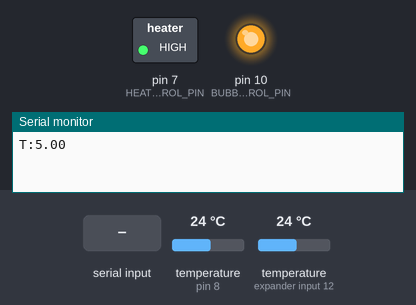
Bench run of a sketch on a simulated Arduino Uno, built with avr-gcc and run on an emulated ATmega328P. Shown: switched loads named in the sketch (green lamp = pin HIGH), output pins drawn as LEDs (lit = HIGH), the last lines printed to the serial monitor. The test bench sets the inputs (shaded band); at power-on: temperature (sensors on pin 8, expander input 12) 24 °C.

Above: at 1.2 s.
1.3 s: "CMD:BUBBLES_ON\n" received over Serial
At 2.4 s:
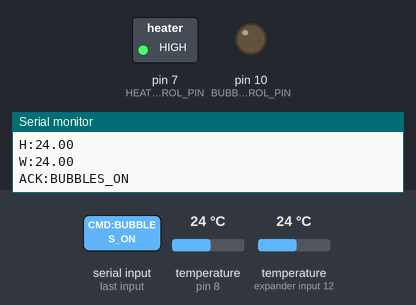
5.2 s: "CMD:BUBBLES_OFF\n" received over Serial
At 6.6 s:
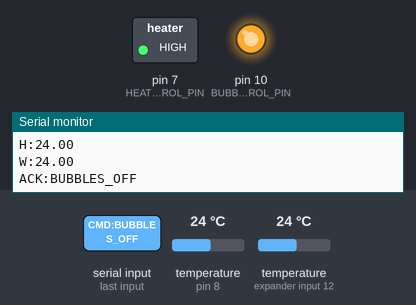
Timing chart, 0 to 8.2 s (numbered marks = the images above; inputs shaded):
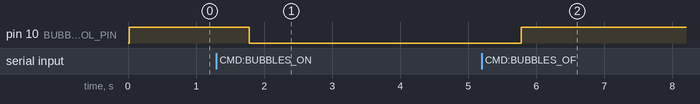

The sketch:

jacuzziArduinoUnoComm.ino
```cpp
#include <OneWire.h>
#include <DallasTemperature.h>
#include <EEPROM.h>

const int temperatureSensorsPin = 8;
OneWire oneWire(temperatureSensorsPin);
DallasTemperature sensors(&oneWire);

// Hard-coded sensor addresses
DeviceAddress heaterSensor = {0x28, 0x5A, 0x2E, 0x57, 0x00, 0x00, 0x00, 0xFB}; // Sensor 0 (Heater)
DeviceAddress waterSensor  = {0x28, 0x17, 0x9D, 0x57, 0x00, 0x00, 0x00, 0xC5}; // Sensor 1 (Water)

unsigned long previousMillis = 0;
const unsigned long interval = 1000;

const int HEATER_CONTROL_PIN = 7;
const float SAFETY_MAX_TEMP = 55.0;
bool heaterEnabled = false;
const int BUBBLES_CONTROL_PIN = 10;
bool bubblesEnabled = false;

float heaterTemp = 0;
float waterTemp = 0;
bool heaterInvalidTemperature = false;

const int TARGET_TEMP_ADDR = 0;
float targetTemp = 5.0;

// Define temperature bounds and heater switch interval
const float MIN_TEMP = 0.0;
const float MAX_TEMP = 50.0;
const unsigned long heaterMinSwitchTime = 30UL; // seconds
unsigned long lastHeaterSwitch = 0;

void setup() {
  Serial.begin(115200);
  EEPROM.get(TARGET_TEMP_ADDR, targetTemp);
  if (isnan(targetTemp) || targetTemp < MIN_TEMP || targetTemp > MAX_TEMP) {
    targetTemp = 5.0;
  }
  sensors.begin();
  pinMode(HEATER_CONTROL_PIN, OUTPUT);
  digitalWrite(HEATER_CONTROL_PIN, HIGH);
  pinMode(BUBBLES_CONTROL_PIN, OUTPUT);
  digitalWrite(BUBBLES_CONTROL_PIN, HIGH);
  // Send current target temperature to ESP on startup
  Serial.print("T:");
  Serial.println(targetTemp);
}

void loop() {
  if (Serial.available()) {
    String cmd = Serial.readStringUntil('\n');
    cmd.trim();
    if (cmd.startsWith("T:")) {
      float newTarget = cmd.substring(2).toFloat();
      if (newTarget >= 0.0 && newTarget <= 50.0) {
        targetTemp = newTarget;
        EEPROM.put(TARGET_TEMP_ADDR, targetTemp);
        Serial.print("ACK:T:");
        Serial.println(targetTemp);
      } else {
        Serial.println("ERR:T:OUT_OF_RANGE");
      }
    } else if (cmd == "REQ:T") {
      // ESP is requesting the currently stored target temperature
      Serial.print("T:");
      Serial.println(targetTemp);
    } else if (cmd == "CMD:BUBBLES_ON") {
      digitalWrite(BUBBLES_CONTROL_PIN, LOW);
      bubblesEnabled = true;
      Serial.println("ACK:BUBBLES_ON");
    } else if (cmd == "CMD:BUBBLES_OFF") {
      digitalWrite(BUBBLES_CONTROL_PIN, HIGH);
      bubblesEnabled = false;
      Serial.println("ACK:BUBBLES_OFF");
    }
  }

  unsigned long currentMillis = millis();
  if (currentMillis - previousMillis >= interval) {
    previousMillis = currentMillis;

    sensors.requestTemperatures();

    heaterTemp = sensors.getTempC(heaterSensor);
    if (heaterTemp == DEVICE_DISCONNECTED_C) {
      Serial.println("ERR:H:DISCONNECTED"); // Heater sensor disconnected
      disableHeater();
      heaterInvalidTemperature = true;
    } else if (heaterTemp <= -126 || heaterTemp > 125) {
      Serial.println("ERR:H:INVALID"); // Heater sensor invalid reading
      disableHeater();
      heaterInvalidTemperature = true;
    } else {
      heaterInvalidTemperature = false;
      Serial.print("H:");
      Serial.println(heaterTemp);
      // Safety check
      if (heaterTemp > SAFETY_MAX_TEMP) {
        disableHeater();
      }
    }

    waterTemp = sensors.getTempC(waterSensor);
    if (waterTemp == DEVICE_DISCONNECTED_C) {
      Serial.println("ERR:W:DISCONNECTED"); // Water sensor disconnected
    } else if (waterTemp <= -126 || waterTemp > 80) {
      Serial.println("ERR:W:INVALID"); // Water sensor invalid reading
    } else {
      Serial.print("W:");
      Serial.println(waterTemp);

      if (millis() - lastHeaterSwitch >= heaterMinSwitchTime * 1000) {
        if (targetTemp == 0 && heaterEnabled) {
          disableHeater();
        }
        else if (waterTemp < targetTemp && !heaterEnabled && heaterTemp <= SAFETY_MAX_TEMP && !heaterInvalidTemperature) {
          enableHeater();
        } else if ((waterTemp >= targetTemp || heaterTemp > SAFETY_MAX_TEMP) && heaterEnabled && !heaterInvalidTemperature) {
          disableHeater();
        }
      }
    }
  }
}

void enableHeater() {
  digitalWrite(HEATER_CONTROL_PIN, LOW);
  heaterEnabled = true;
  lastHeaterSwitch = millis();
  Serial.println("HEATER:ON");
}

void disableHeater() {
  digitalWrite(HEATER_CONTROL_PIN, HIGH);
  heaterEnabled = false;
  lastHeaterSwitch = millis();
  Serial.println("HEATER:OFF");
}
```

Measured:
- after the input at 1.3 s, pin 10 (BUBBLES_CONTROL_PIN): HIGH → LOW after 0.48 s
- after the input at 5.2 s, pin 10 (BUBBLES_CONTROL_PIN): LOW → HIGH after 0.58 s
